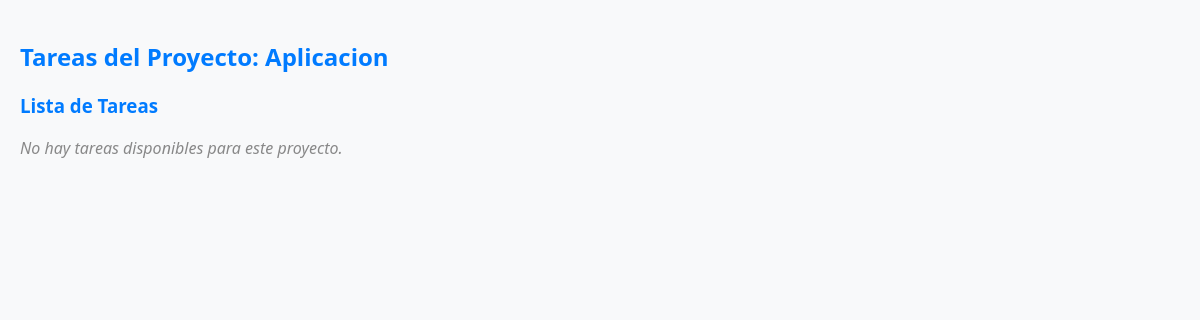
The app's page /tasks/1/, older data.
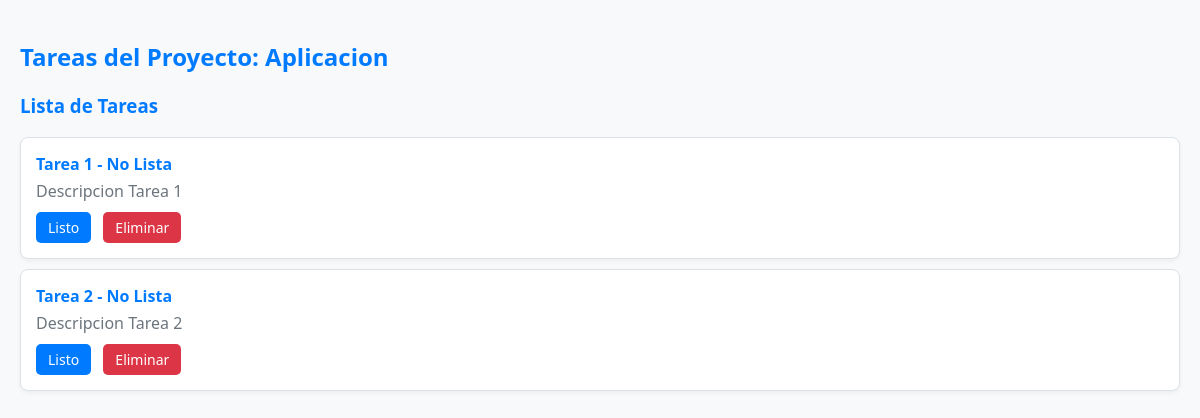
The same page, newer data.
### accounts/models.py (models this page shows, shortened)
class Project(models.Model):
    name = models.CharField(max_length=100, unique=True)
    description = models.TextField(blank=True, null=True)
    created_at = models.DateTimeField(auto_now_add=True)
    updated_at = models.DateTimeField(auto_now=True)

class Task(models.Model):
    name = models.CharField(max_length=100)
    description = models.TextField(blank=True, null=True)
    project = models.ForeignKey(Project, on_delete=models.CASCADE, related_name='tasks')
    done = models.BooleanField(default=False)
    created_at = models.DateTimeField(auto_now_add=True)
    updated_at = models.DateTimeField(auto_now=True)

### accounts/views.py (the view)
# urls.py: path('tasks/<int:project_id>/', views.tasks, name='tasks'),
def tasks (request: HttpRequest, project_id) -> HttpResponse:
    project = get_object_or_404(Project, id=project_id)
    tasks = list(project.tasks.values())
    return render(request, "tasks.html",
        {
            "tasks": tasks,
            "project": project
        }
    )

### accounts/templates/tasks.html (shortened to what this page needs)
<!DOCTYPE html>
<html lang="en">
<head>
</head>
<body>
    <h2>Tareas del Proyecto: {{ project.name }}</h2>
    <h3>Lista de Tareas</h3>
    {% if tasks %}
        <ul>
            {% for task in tasks %}
                <li>
                    <a href="#" class="task-title">{{ task.name }} - {{ task.done|yesno:"Lista,No Lista" }}</a>
                    <p>{{ task.description|default:"No hay descripción disponible." }}</p>
                    <a href="#" class="btn btn-edit">Listo</a>
                    <a href="#" class="btn btn-delete">Eliminar</a>
                </li>
            {% endfor %}
        </ul>
    {% else %}
        <p class="no-tasks">No hay tareas disponibles para este proyecto.</p>
    {% endif %}
</body>
</html>

### accounts/templates/tasks.html (style rules this page uses)
body { font-family: 'Segoe UI', Tahoma, Geneva, Verdana, sans-serif; background-color: #f8f9fa; color: #343a40; margin: 0; padding: 20px; }
h2, h3 { color: #007bff; }
ul { list-style-type: none; padding: 0; }
li { background-color: #ffffff; border: 1px solid #dee2e6; border-radius: 8px; padding: 15px; margin-bottom: 10px; box-shadow: 0 2px 4px rgba(0,0,0,0.05); }
a { text-decoration: none; }
.task-title { font-weight: bold; color: #007bff; }
p { margin: 5px 0 10px 0; color: #6c757d; }
.btn { display: inline-block; padding: 6px 12px; margin-right: 8px; border-radius: 5px; font-size: 14px; font-weight: 500; text-align: center; cursor: pointer; }
.btn-edit { background-color: #007bff; color: white; }
.btn-delete { background-color: #dc3545; color: white; }

Row changes from the older to the newer data that the page shows:
added Task: name "Tarea 1", done "No Lista", description "Descripcion Tarea 1"
added Task: name "Tarea 2", done "No Lista", description "Descripcion Tarea 2"
Text that changed along with them:
text no longer shown: "No hay tareas disponibles para este proyecto."
